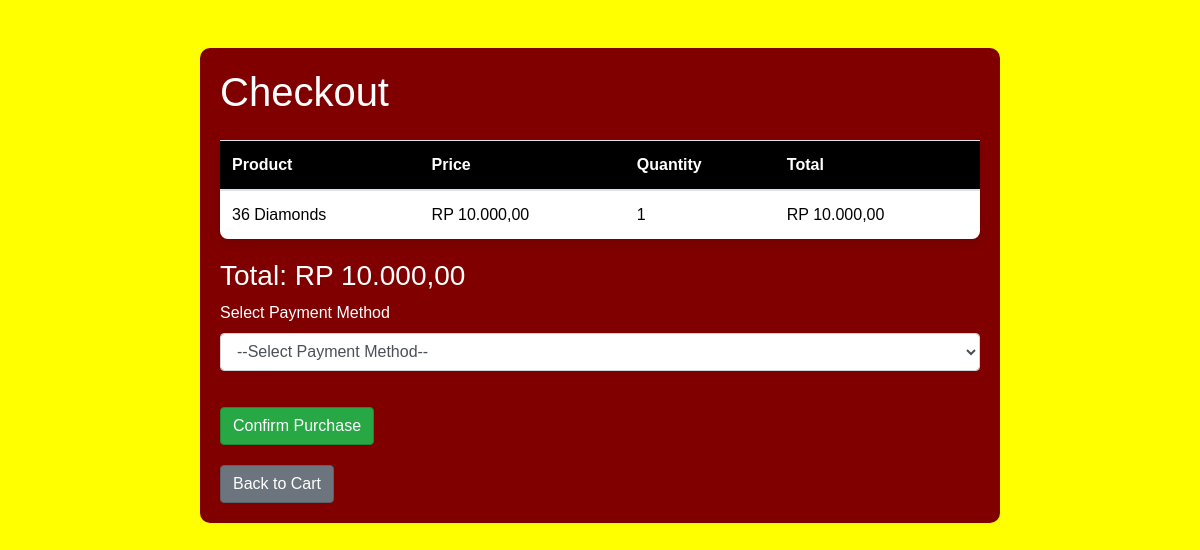
Before: /Order/checkout.php (signed in) with the older database file.
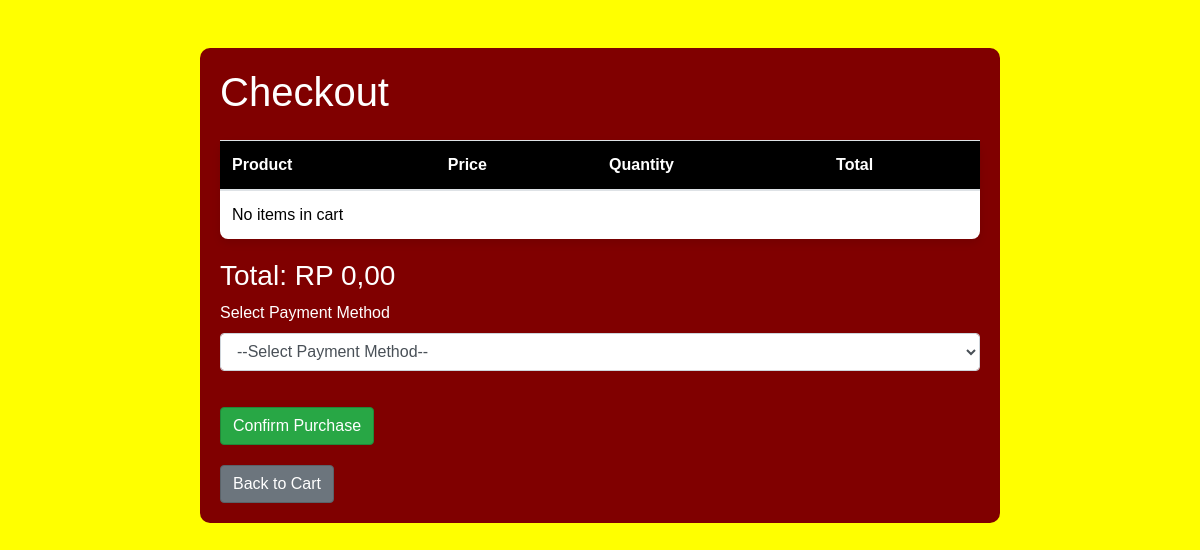
After: the same page with the newer database file.
### tables this page shows
CREATE TABLE `cart` (
  `id` int(11) NOT NULL AUTO_INCREMENT,
  `user_id` int(11) NOT NULL,
  `product_id` int(11) NOT NULL,
  `quantity` int(11) NOT NULL,
  `created_at` timestamp NOT NULL DEFAULT current_timestamp(),
  PRIMARY KEY (`id`),
  CONSTRAINT `cart_ibfk_1` FOREIGN KEY (`user_id`) REFERENCES `users` (`id`) ON DELETE CASCADE,
  CONSTRAINT `cart_ibfk_2` FOREIGN KEY (`product_id`) REFERENCES `products` (`id`) ON DELETE CASCADE
);

CREATE TABLE `products` (
  `id` int(11) NOT NULL AUTO_INCREMENT,
  `name` varchar(100) NOT NULL,
  `description` text NOT NULL,
  `price` decimal(10,2) NOT NULL,
  `image` varchar(255) NOT NULL,
  `created_at` timestamp NOT NULL DEFAULT current_timestamp(),
  PRIMARY KEY (`id`)
);

### Order/checkout.php (the view, shortened to what this page needs)
<?php
require '../config.php';
$cart_items = [];
if (isset($_SESSION['user_id'])) {
    $sql = "SELECT products.name, products.price, cart.quantity FROM cart
            JOIN products ON cart.product_id = products.id
            WHERE cart.user_id = ?";
    $stmt = $pdo->prepare($sql);
    $stmt->execute([$_SESSION['user_id']]);
    $cart_items = $stmt->fetchAll();
} else {
    echo "User not logged in.";
    exit();
}
?>
<!DOCTYPE html>
<html lang="en">
<head>
    <link href="https://stackpath.bootstrapcdn.com/bootstrap/4.5.2/css/bootstrap.min.css" rel="stylesheet">
</head>
<body>
    <div class="container mt-5">
        <h1 class="mb-4">Checkout</h1>
        <table class="table">
            <thead>
                <tr>
                    <th>Product</th>
                    <th>Price</th>
                    <th>Quantity</th>
                    <th>Total</th>
                </tr>
            </thead>
            <tbody>
                <?php if (!empty($cart_items)): ?>
                    <?php foreach ($cart_items as $item): ?>
                        <tr>
                            <td><?php echo htmlspecialchars($item['name']); ?></td>
                            <td>RP <?php echo number_format($item['price'], 2, ',', '.'); ?></td>
                            <td><?php echo htmlspecialchars($item['quantity']); ?></td>
                            <td>RP <?php echo number_format($item['price'] * $item['quantity'], 2, ',', '.'); ?></td>
                        </tr>
                    <?php endforeach; ?>
                <?php else: ?>
                    <tr>
                        <td colspan="4">No items in cart</td>
                    </tr>
                <?php endif; ?>
            </tbody>
        </table>
        <h3>Total: RP <?php
        $total = 0;
        foreach ($cart_items as $item) {
            $total += $item['price'] * $item['quantity'];
        }
        echo number_format($total, 2, ',', '.'); ?></h3>
        <form method="POST">
            <div class="form-group">
                <label for="payment_method">Select Payment Method</label>
                <select class="form-control" id="payment_method" name="payment_method" required onchange="updatePaymentReference()">
                    <option value="">--Select Payment Method--</option>
                </select>
            </div>
            <button type="submit" class="btn btn-confirm">Confirm Purchase</button>
        </form>
        <a href="cart.php" class="btn btn-secondary">Back to Cart</a>
    </div>
</body>
</html>

Changed rows visible on the page:
removed cart: product.name "36 Diamonds", product.price "10.000,00", quantity "1", $item['price'] * $item['quantity'] "10.000,00"
Other visible differences:
$total: "10.000,00" → "0,00"
text now shown: "No items in cart"
